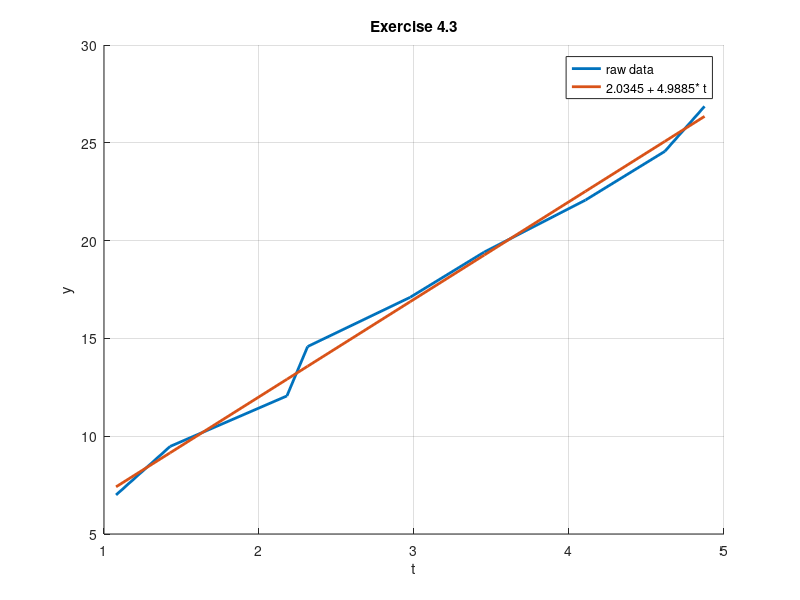

Source code (MATLAB):
%% Exercise 4.4
% Author : Pedro Henrique Suruagy Perrusi
% Prof :  Omran Hassan
%% load the data
load('data/P4_3.mat')
%% Objective
% Faire l'optilisation de moindres carres des donnes
% soit x = [b a]'

%% Least Square fit
A = [ones(size(t)) t]; % simple first order fit
b = y;

% pseudoinverse de A 
A_pseudinverse = inv(A'*A)*A';
x_min = A_pseudinverse * b;

%% plot data
figure;  hold on; grid on ;
plot(t, y, 'LineWidth', 2);
plot(t, x_min(1) + t*x_min(2), 'LineWidth', 2);
xlabel('t')
ylabel('y')
title('Exercise 4.3')
legend('raw data', [num2str(x_min(1)) ' + ' num2str(x_min(2)) '* t'])